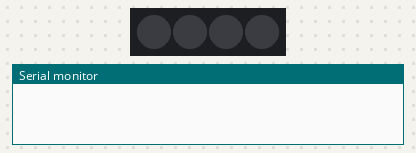
The sketch below on a simulated Arduino Uno, built with avr-gcc and run on an emulated ATmega328P. Parts: 4 RGB LEDs in strip order, left to right, the last lines printed to the serial monitor. Dim RGB values are drawn brighter than linear; random numbers use the default seed unless the sketch sets one.

Above: at 0.1 s.
At 0.6 s:
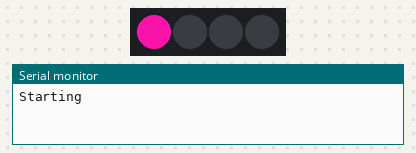
At 4.6 s:
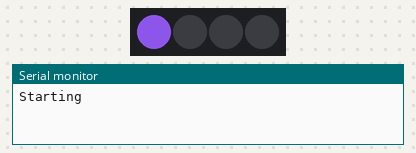
At 10.6 s:
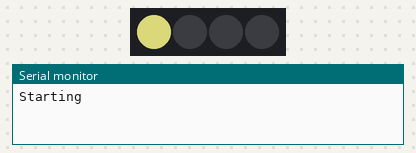
At 20.6 s:
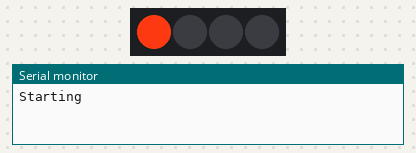
At 39.1 s:
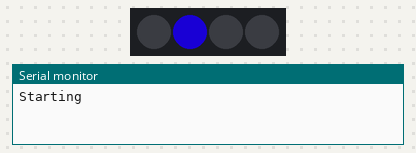
Timing chart, 0 to 40.0 s (numbered marks = the images above):
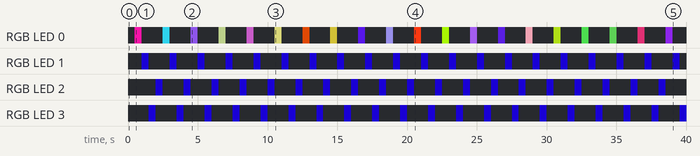

Measured:
- by itself, RGB LED 1–3: alternates RGB(15, 0, 130) for 0.50 s and off for 1.5 s
- by itself, RGB LED 0: off → RGB(232, 19, 158) at 0.50 s, → off 0.50 s later, → RGB(38, 175, 197) 1.5 s later, → off 0.50 s later, … (40 changes in this stretch)

The sketch:

20201012_LAB1_Plus.ino
```cpp
#include <Adafruit_NeoPixel.h>

#define ledPin 15
#define ledNum 4

Adafruit_NeoPixel pixels;
int shift = 0;
int j[] = {0, 1, 3, 2};
void setup() {
  // put your setup code here, to run once:
  pixels = Adafruit_NeoPixel(ledNum, ledPin, NEO_GRB + NEO_KHZ800);

  Serial.begin(115200);
  pixels.begin();
  delay(500);
  Serial.println("Starting");
}

void loop() {
  // put your main code here, to run repeatedly:
  int R, G, B;
  int i = shift++ % 4;
  if(i == 0){
    R = random(0, 255);
    G = random(0, 255);
    B = random(0, 255);
  }
  for (int i=0;i<ledNum;i++){
    pixels.setPixelColor(i, pixels.Color(0, 0, 0));
  }
  pixels.setPixelColor(j[i], pixels.Color(R, G, B));
  pixels.show();
  delay(500);
}
```
